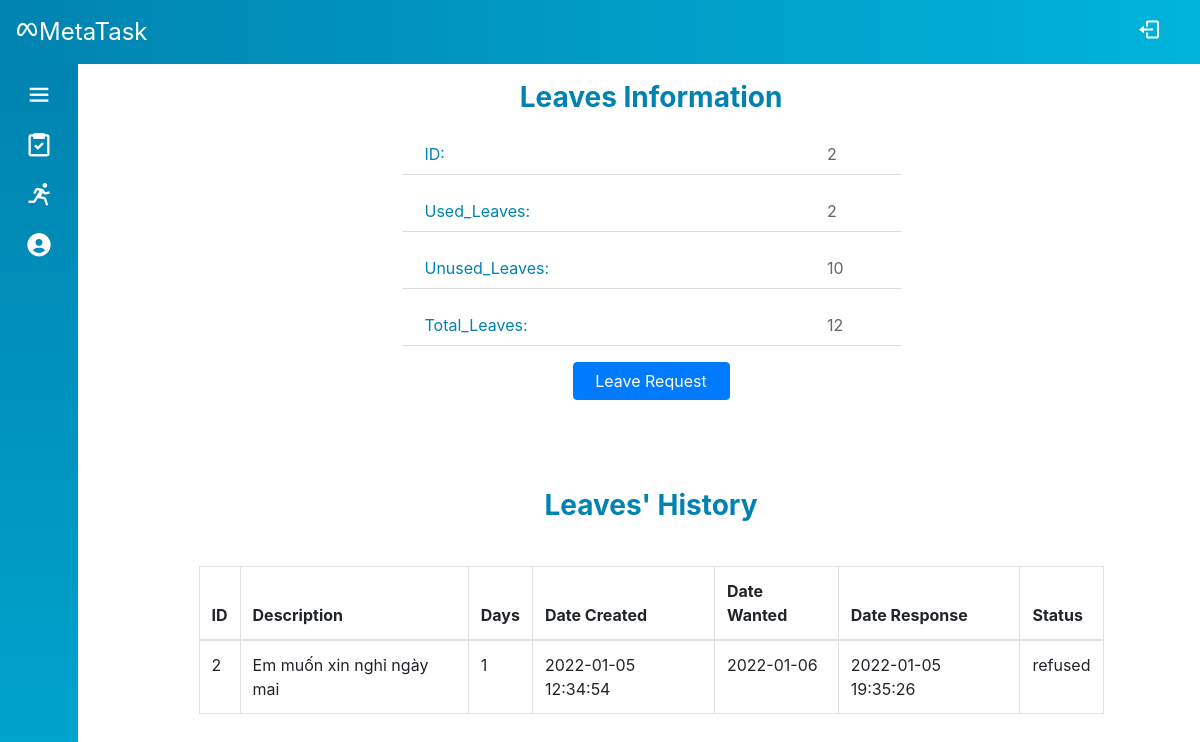
The page /Source/mvc/index.php?controller=leave&action=index (signed in) on the database its author committed.
### tables this page shows
CREATE TABLE `leave_info` (
  `person_id` int(6) UNSIGNED NOT NULL,
  `used_leaves` tinyint(3) UNSIGNED DEFAULT 0,
  `total_leaves` tinyint(3) UNSIGNED DEFAULT 12
);

CREATE TABLE `leave_record` (
  `id` int(6) UNSIGNED NOT NULL,
  `leave_id` int(6) UNSIGNED NOT NULL,
  `description` varchar(1000) NOT NULL,
  `file_name` varchar(200) DEFAULT NULL,
  `file` varchar(200) DEFAULT NULL,
  `days` tinyint(3) UNSIGNED NOT NULL,
  `date_created` timestamp NOT NULL DEFAULT current_timestamp(),
  `date_response` datetime DEFAULT NULL,
  `date_wanted` date NOT NULL,
  `status` varchar(30) NOT NULL DEFAULT 'waiting'
);

### Source/mvc/controllers/base_controller.php (called while the page is built, shortened)
<?php
    class BaseController {
        protected $name;
        public function render($view, $data = array()) {
            extract($data);
            require_once('views/' .$this->name . '/' . $view . '.php');
            require_once('views/layout/template.php');
        }
    }
?>

### Source/mvc/controllers/leave_controller.php (called while the page is built, shortened)
<?php
require_once('models/Leave.php');
require_once('base_controller.php');
class LeaveController extends BaseController
{
    public function index()
    {
        $leave = Leave::get($_SESSION['id']);
        $leavesRecord = Leave::getRecord($_SESSION['id']);
        $data = array('leave' => $leave, 'leaves_record' => $leavesRecord);
        $this->render('index', $data);
    }
}

### Source/mvc/route.php (called while the page is built, shortened)
<?php
$obj = new $className();
$obj->$action();

### Source/mvc/index.php (called while the page is built, shortened)
<?php
require_once('route.php');

### Source/mvc/models/Leave.php (called while the page is built, shortened)
<?php
class Leave
{
    public function __construct(
        $id,
        $used_leaves,
        $total_leaves,
    ) {
        $this->id = $id;
        $this->used_leaves = $used_leaves;
        $this->total_leaves = $total_leaves;
    }
    public static function get($id)
    {
        $sql = "select * from leave_info where person_id = :id";
        $conn = DB::getConnection();
        $stm = $conn->prepare($sql);
        $stm->execute(array('id' => $id));
        if ($item = $stm->fetch()) {
            return new Leave($item['person_id'], $item['used_leaves'], $item['total_leaves']);
        }
        return null;
    }
    public static function getRecord($id)
    {
        $sql = "select * from leave_record where leave_id = :id";
        $conn = DB::getConnection();
        $stm = $conn->prepare($sql);
        $stm->execute(array('id' => $id));
        $data = array();
        foreach ($stm->fetchAll() as $item) {
            $data[] = array('id' => $item['id'], 'leave_id' => $item['leave_id'], 'description' => $item['description'], 'file' => $item['file'], 'days' => $item['days'], 'date_created' => $item['date_created'], 'date_wanted' => $item['date_wanted'], 'date_response' => $item['date_response'], 'status' => $item['status']);
        }
        return $data;
    }
}

### Source/mvc/views/leave/index.php (the view, shortened to what this page needs)
<?php
$s = $data['leave'];
?>
<div class="container-fluid">
    <div class="row">
        <div class="col-12 col-md-6 offset-md-3 mb-5">
            <div class="profile-info">
                <div class="info-header">Leaves Information</div>
                <div class="info-body">
                    <ul class="info-list">
                        <li class="row">
                            <div class="col-6 info-label">
                                ID:
                            </div>
                            <div class="offset-4 col-2 info-content" id="personID">
                                <?= $s->id ?>
                            </div>
                        </li>
                        <li class="row">
                            <div class="col-6 info-label">Used_Leaves:</div>
                            <div class="offset-4 col-2 info-content">
                                <?= $s->used_leaves ?>
                            </div>
                        </li>
                        <li class="row">
                            <div class="col-6 info-label">Unused_Leaves:</div>
                            <div class="offset-4 col-2 info-content">
                                <?= $s->total_leaves - $s->used_leaves ?>
                            </div>
                        </li>
                        <li class="row">
                            <div class="col-6 info-label">Total_Leaves:</div>
                            <div class="offset-4 col-2 info-content">
                                <?= $s->total_leaves ?>
                            </div>
                        </li>
                    </ul>
                    <div class="row">
                        <div class="col-12 col-md-4 offset-md-4">
                            <button data-toggle="modal" data-target="#leave-request-modal" class="btn btn-primary btn-block" id="leave-request-btn">Leave Request</button>
                        </div>
                    </div>
                </div>
            </div>
        </div>
    </div>
</div>
<div class="container-fluid">
    <div class="row">
        <div class="col-12 col-md-10 offset-md-1">
            <div class="profile-info">
                <div class="info-header mb-3">Leaves' History</div>
                <div class="info-body">
                    <div class="table-wrapper-scroll-y">
                        <table class="table table-bordered table-hover mt-4 table-responsive-md">
                            <thead>
                                <tr>
                                    <th>ID</th>
                                    <th>Description</th>
                                    <th>Days</th>
                                    <th>Date Created</th>
                                    <th>Date Wanted</th>
                                    <th>Date Response</th>
                                    <th>Status</th>
                                </tr>
                            </thead>
                            <tbody id="table-body">
                                <?php
                                foreach ($data['leaves_record'] as $s) {
                                ?>
                                    <tr>
                                        <td><?= $s['id'] ?></td>
                                        <td><?= $s['description'] ?></td>
                                        <td><?= $s['days'] ?></td>
                                        <td><?= $s['date_created'] ?></td>
                                        <td><?= $s['date_wanted'] ?></td>
                                        <td><?= $s['date_response'] ?></td>
                                        <td class="leave-status"><?= $s['status'] ?></td>
                                    </tr>
                                <?php
                                }
                                ?>
                            </tbody>
                        </table>
                    </div>
                </div>
            </div>
        </div>
    </div>
</div>

### Source/mvc/style.css (style rules this page uses)
* { padding: 0; margin: 0; box-sizing: border-box; list-style-type: none; }
body { position: relative; min-height: 100vh; width: 100%; }
.profile-info, .profile-img { height: 360px; }
.modal .modal-header .modal-title, .profile-info .info-header { text-align: center; font-size: 28px; font-weight: 700; color: #0083b0; }
.profile-info .info-list li { margin: 16px; padding: 8px; border-bottom: 1px solid #ddd; }
.profile-info .info-list .info-label { color: #0083b0; }
.profile-info .info-list .info-content { color: #666; }
.table-wrapper-scroll-y { height: 60vh; overflow: auto; }

### rows shown on the page
leave_info: person_id "2", used_leaves "2", $s->total_leaves - $s->used_leaves "10", total_leaves "12"
leave_record: id "2", description "Em muốn xin nghỉ ngày mai", days "1", date_created "2022-01-05 12:34:54", date_wanted "2022-01-06", date_response "2022-01-05 19:35:26", status "refused"
